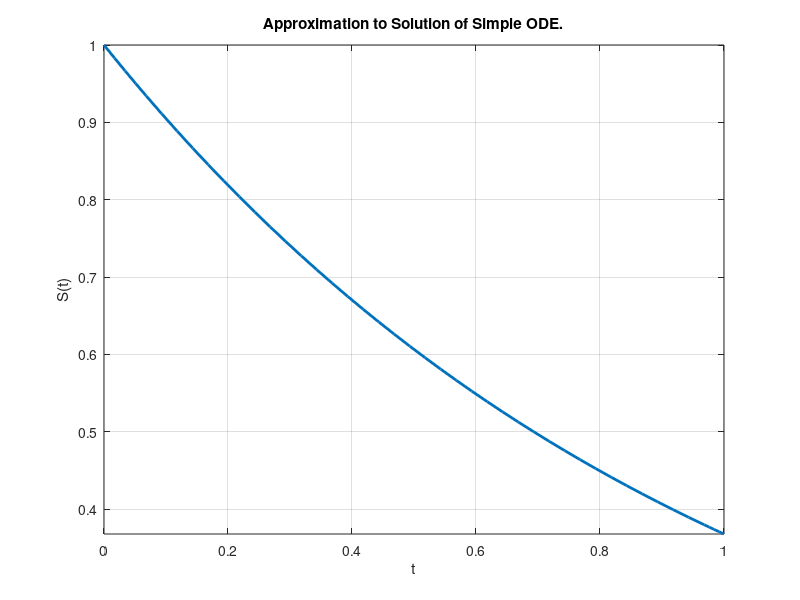
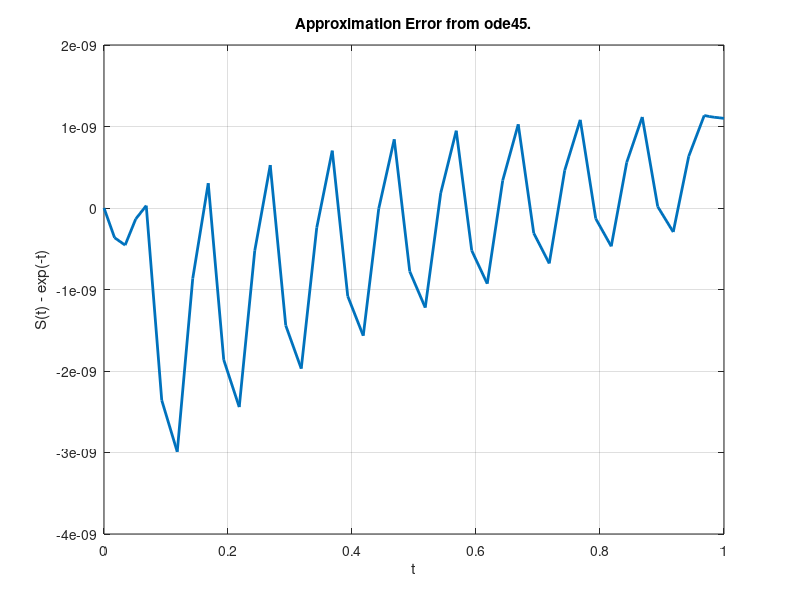

Write MATLAB code to recreate these figures, in order.
% Script demonstrating built-in ODE solvers and their approximation error.
% Author: Chris B. Kirov
% Date: 31.10.2017
clc; clear; close all;

% Consider the ODE \frac{dS(t)}{dt} = -S, with initial value S(0) = 1. 
F = @(t, S) -S;

% Approximation in the interval [0, 1].
[T, S] = ode45(F, [0, 1], 1);

% Exact solution S(t) = e^(t).
exact_solution = exp(-T);

plot(T, S, 'LineWidth', 2)
xlabel('t')
ylabel('S(t)')
title('Approximation to Solution of Simple ODE.')
grid on
axis tight

figure
approx_error = S - exact_solution;
plot(T, approx_error, 'LineWidth', 2)
grid on
xlabel('t')
ylabel('S(t) - exp(-t)')
title('Approximation Error from ode45.')